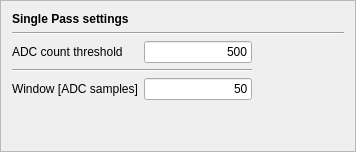
         <widget class="QFrame" name="frame_3">
          <property name="font">
           <font>
            <family>Arial</family>
           </font>
          </property>
          <property name="frameShape">
           <enum>QFrame::StyledPanel</enum>
          </property>
          <property name="frameShadow">
           <enum>QFrame::Raised</enum>
          </property>
          <layout class="QGridLayout" name="gridLayout_7">
           <item row="0" column="0" colspan="2">
            <widget class="QLabel" name="label_50">
             <property name="font">
              <font>
               <family>Arial</family>
               <weight>75</weight>
               <bold>true</bold>
              </font>
             </property>
             <property name="text">
              <string>Single Pass settings</string>
             </property>
            </widget>
           </item>
           <item row="1" column="0" colspan="4">
            <widget class="Line" name="line_11">
             <property name="font">
              <font>
               <family>Arial</family>
              </font>
             </property>
             <property name="orientation">
              <enum>Qt::Horizontal</enum>
             </property>
            </widget>
           </item>
           <item row="3" column="0">
            <widget class="QLabel" name="label_51">
             <property name="font">
              <font>
               <family>Arial</family>
              </font>
             </property>
             <property name="text">
              <string>ADC count threshold</string>
             </property>
            </widget>
           </item>
           <item row="3" column="1">
            <widget class="QLineEdit" name="adcsp_threshold">
             <property name="font">
              <font>
               <family>Arial</family>
              </font>
             </property>
             <property name="toolTip">
              <string>The threshold for single pass calculation</string>
             </property>
             <property name="text">
              <string>500</string>
             </property>
             <property name="alignment">
              <set>Qt::AlignRight|Qt::AlignTrailing|Qt::AlignVCenter</set>
             </property>
            </widget>
           </item>
           <item row="3" column="2">
            <spacer name="horizontalSpacer_6">
             <property name="orientation">
              <enum>Qt::Horizontal</enum>
             </property>
             <property name="sizeHint" stdset="0">
              <size>
               <width>40</width>
               <height>20</height>
              </size>
             </property>
            </spacer>
           </item>
           <item row="3" column="3">
            <spacer name="horizontalSpacer_9">
             <property name="font">
              <font>
               <family>Arial</family>
              </font>
             </property>
             <property name="orientation">
              <enum>Qt::Horizontal</enum>
             </property>
             <property name="sizeType">
              <enum>QSizePolicy::Fixed</enum>
             </property>
             <property name="sizeHint" stdset="0">
              <size>
               <width>40</width>
               <height>20</height>
              </size>
             </property>
            </spacer>
           </item>
           <item row="4" column="0" colspan="2">
            <widget class="Line" name="line_14">
             <property name="font">
              <font>
               <family>Arial</family>
              </font>
             </property>
             <property name="orientation">
              <enum>Qt::Horizontal</enum>
             </property>
            </widget>
           </item>
           <item row="5" column="0">
            <widget class="QLabel" name="label_52">
             <property name="font">
              <font>
               <family>Arial</family>
              </font>
             </property>
             <property name="text">
              <string>Window [ADC samples]</string>
             </property>
            </widget>
           </item>
           <item row="5" column="1">
            <widget class="QLineEdit" name="adcsp_window">
             <property name="font">
              <font>
               <family>Arial</family>
              </font>
             </property>
             <property name="toolTip">
              <string>Calculation window length for single pass calculation</string>
             </property>
             <property name="text">
              <string>50</string>
             </property>
             <property name="alignment">
              <set>Qt::AlignRight|Qt::AlignTrailing|Qt::AlignVCenter</set>
             </property>
            </widget>
           </item>
           <item row="6" column="0" colspan="4">
            <spacer name="verticalSpacer_16">
             <property name="orientation">
              <enum>Qt::Vertical</enum>
             </property>
             <property name="sizeHint" stdset="0">
              <size>
               <width>20</width>
               <height>40</height>
              </size>
             </property>
            </spacer>
           </item>
          </layout>
         </widget>
